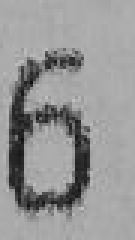
#> input picture python/TP/IGI503_TP1/test10.jpg, 45 x 80 px (shown 3 times larger)
$ python modele_1.py
#> lines starting #> are read from the running program, lines starting #| are printed output that depends on the picture
#
# ATTENTION : NE PAS METTRE D'ACCENT, MEME DANS LES COMMENTAIRES
#
# import des bibliotheques
from skimage import io
import matplotlib.pyplot as plt
from skimage.transform import resize
import numpy as np

class image:
    # Initialisation d'une image composee d'un tableau 2D vide
    # (pixels) et de 2 dimensions (H = height et W = width) mises a 0
    def __init__(self):
        self.pixels = None
        self.H = 0
        self.W = 0

    # Remplissage du tableau pixels de l'image self avec un tableau 2D (tab_pixels)
    # et affectation des dimensions de l'image self avec les dimensions
    # du tableau 2D (tab_pixels)
    def set_pixels(self, tab_pixels):
        self.pixels = tab_pixels
        self.H,self.W = self.pixels.shape

    # Lecture d'un image a partir d'un fichier de nom "file_name"
    def load_image(self, file_name):
#> called with file_name = 'test10.jpg'
        self.pixels = io.imread(file_name)
#> self.pixels is the input picture: shape (80, 45); min 14, max 195, mean 149.8
        self.H,self.W = self.pixels.shape
#> self.H = 80; self.W = 45
        print("lecture image : " + file_name + " (" + str(self.H) + "x" + str(self.W) + ")")
#| lecture image : test10.jpg (80x45)

    # Affichage a l'ecran d'une image
    def display(self, window_name):
        fig=plt.figure(window_name)
        if (not (self.pixels is None)):
            io.imshow(self.pixels)
            io.show()
        else:
            print("L'image est vide")


    #==============================================================================
    # Methode mettant en blanc tous les pixels de l'image self
    # dont l'intensite est superieure ou egale au seuil S
    #==============================================================================

    def modif_ima(self,S):

        # preparaton du resultat : creation d'une image vide
        im_modif = image()
        # affectation de l'image resultat par un tableau de 0, de meme taille
        # que le tableau de pixels de l'image self
        # les valeurs sont de type uint8 (8bits non signes)
        im_modif.set_pixels(np.zeros((self.H,self.W), dtype=np.uint8))

        # boucle imbriquees pour parcourir tous les pixels de l'image
        for l in range(self.H):
            for c in range(self.W):
                # modif des pixels d'intensite >= a S
                if self.pixels[l][c] >= S:
                    im_modif.pixels[l][c] = 255
                else :
                    im_modif.pixels[l][c] = self.pixels[l][c]
        return im_modif


    #
    #
    #
    #


    def binaris(self, S):

        # preparaton du resultat : creation d'une image vide
#> called with S = 150
        im_modif = image()
        # affectation de l'image resultat par un tableau de 0, de meme taille
        # que le tableau de pixels de l'image self
        # les valeurs sont de type uint8 (8bits non signes)
        im_modif.set_pixels(np.zeros((self.H,self.W), dtype=np.uint8))

        # boucle imbriquees pour parcourir tous les pixels de l'image
        for l in range(self.H):
            for c in range(self.W):
                # modif des pixels d'intensite >= a S
                if self.pixels[l][c] >= S:
                    im_modif.pixels[l][c] = 255
                else :
                    im_modif.pixels[l][c] = 0
#> call 2 of display, with window_name = 'image modifiee'
#> in display (call 2), `io.show()`:
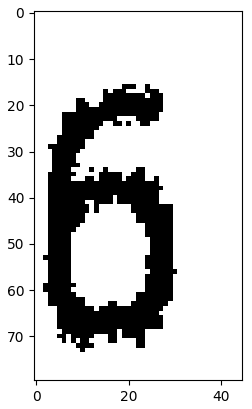
#> figure drawn by matplotlib, 1 panel
        return im_modif


    #
    #
    #

    # Recadrage de l'image binarisée de manière à englober la forme desiree
    # à partir des pixels noirs
    def localisation(self):

        #creation de la nouvelle image recadree
        im_loc = image()

        # declaration des coordonnees de localisation
        l_min = l_max = c_min = c_max = -10

        # determination des coordonnees min/max des lignes
        for l in range(self.H) :
            for c in range(self.W) :
                if self.pixels[l][c] == 0 :     # om tombe sur un pixel noir
                    if(l_min == -10) :          # si la valeur n'a pas deja ete trouve, on note les coords
                        l_min = l
                    l_max = l                   # on note les coords max jusqu'a ce qu'on ait plus que des pixels blancs

        # determination des coordonnee min/max des colonnes
        for c in range(self.W) :
            for l in range(self.H) :
                if self.pixels[l][c] == 0:
                    if(c_min == -10) :
                        c_min = c
                    c_max = c

        #on affetce les pixels
        im_loc.set_pixels(self.pixels[l_min:l_max+1, c_min:c_max+1])

        print(l_min, l_max, c_min, c_max)
        return im_loc


    #
    #
    #


    #==============================================================================
    # Methode de redimensionnement de l'image
    #
    #==============================================================================
    def resize_im(self, new_H, new_W) :

        im_resized = image()
        im_resized.set_pixels(self.pixels)

        im_resized.resize


#==============================================================================
# # Programme principal
#==============================================================================

# Lecure d'une image depuis un fichier
ima_test = image()
ima_test.load_image('test10.jpg')

# Affichage de cette image
ima_test.display("image initiale")


# Creation d'une image modifiee
seuil = 150
ima_modif = ima_test.binaris(seuil)

# Affichage de l'image modifiee
ima_modif.display("image modifiee")


# Recadrage de l'image binarisee
ima_rec = ima_modif.localisation()

#Affichage de l'image recadree
ima_rec.display("image recadree")
#> call 3 of display, with window_name = 'image recadree'
#> in display (call 3), `io.show()`:
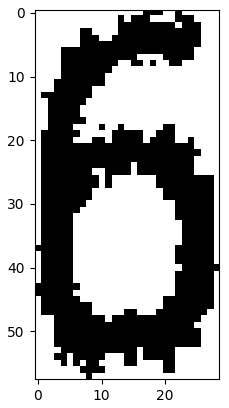
#> figure drawn by matplotlib, 1 panel


print("fin du programme")

$ run again, with python/TP/IGI503_TP1/test1.JPG copied over python/TP/IGI503_TP1/test10.jpg
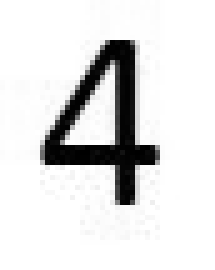
#> input picture python/TP/IGI503_TP1/test1.JPG, 43 x 54 px (shown 5 times larger)
#> in load_image, self.pixels is the input picture: shape (54, 43); min 0, max 255, mean 223.8
#| lecture image : test10.jpg (54x43)
#> in display (call 2), `io.show()`:
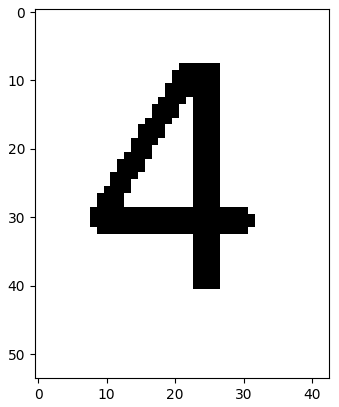
#> figure drawn by matplotlib, 1 panel
#> in display (call 3), `io.show()`:
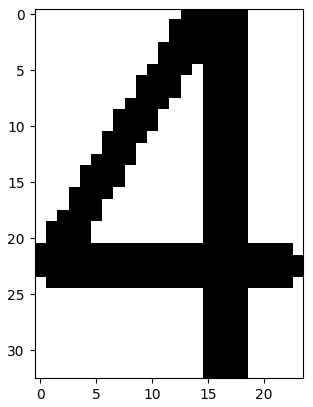
#> figure drawn by matplotlib, 1 panel

$ run again, with python/TP/IGI503_TP1/test2.JPG copied over python/TP/IGI503_TP1/test10.jpg
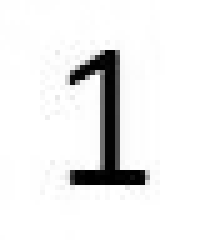
#> input picture python/TP/IGI503_TP1/test2.JPG, 40 x 50 px (shown 5 times larger)
#> in load_image, self.pixels is the input picture: shape (50, 40); min 0, max 255, mean 236.1
#| lecture image : test10.jpg (50x40)
#> in display (call 2), `io.show()`:
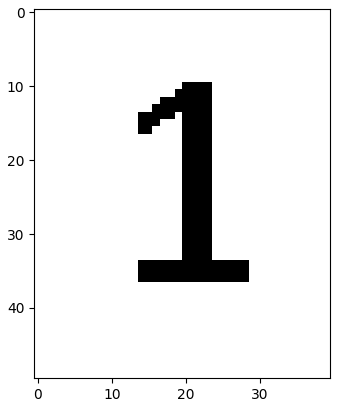
#> figure drawn by matplotlib, 1 panel
#> in display (call 3), `io.show()`:
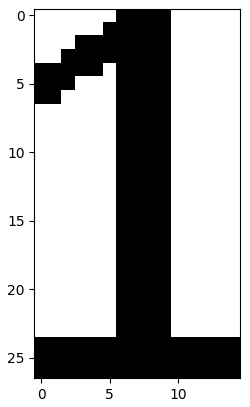
#> figure drawn by matplotlib, 1 panel

$ run again, with python/TP/IGI503_TP1/test3.JPG copied over python/TP/IGI503_TP1/test10.jpg
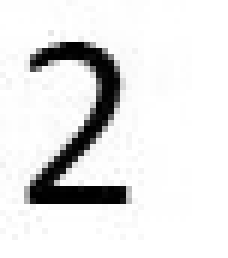
#> input picture python/TP/IGI503_TP1/test3.JPG, 38 x 43 px (shown 6 times larger)
#> in load_image, self.pixels is the input picture: shape (43, 38); min 0, max 255, mean 228.1
#| lecture image : test10.jpg (43x38)
#> in display (call 2), `io.show()`:
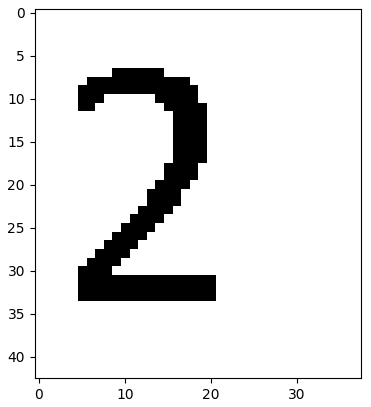
#> figure drawn by matplotlib, 1 panel
#> in display (call 3), `io.show()`:
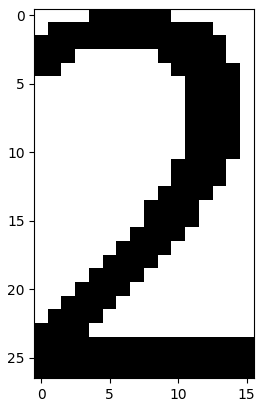
#> figure drawn by matplotlib, 1 panel
